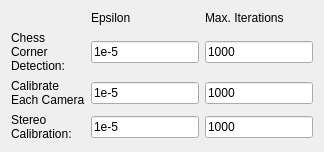
        <widget class="QWidget" name="tab">
         <attribute name="title">
          <string>Opt. Stop Crit.</string>
         </attribute>
         <layout class="QGridLayout" name="gridLayout_4">
          <item row="2" column="1">
           <widget class="QLineEdit" name="camera_criteria_eps">
            <property name="text">
             <string>1e-5</string>
            </property>
           </widget>
          </item>
          <item row="1" column="2">
           <widget class="QLineEdit" name="corner_criteria_its">
            <property name="text">
             <string>1000</string>
            </property>
           </widget>
          </item>
          <item row="1" column="0">
           <widget class="QLabel" name="label_26">
            <property name="text">
             <string>Chess
Corner
Detection:</string>
            </property>
           </widget>
          </item>
          <item row="0" column="1">
           <widget class="QLabel" name="label_28">
            <property name="text">
             <string>Epsilon</string>
            </property>
           </widget>
          </item>
          <item row="3" column="2">
           <widget class="QLineEdit" name="stereocalib_criteria_its">
            <property name="text">
             <string>1000</string>
            </property>
           </widget>
          </item>
          <item row="3" column="1">
           <widget class="QLineEdit" name="stereocalib_criteria_eps">
            <property name="text">
             <string>1e-5</string>
            </property>
           </widget>
          </item>
          <item row="2" column="0">
           <widget class="QLabel" name="label_6">
            <property name="text">
             <string>Calibrate 
Each Camera</string>
            </property>
           </widget>
          </item>
          <item row="0" column="2">
           <widget class="QLabel" name="label_27">
            <property name="text">
             <string>Max. Iterations</string>
            </property>
           </widget>
          </item>
          <item row="1" column="1">
           <widget class="QLineEdit" name="corner_criteria_eps">
            <property name="text">
             <string>1e-5</string>
            </property>
           </widget>
          </item>
          <item row="2" column="2">
           <widget class="QLineEdit" name="camera_criteria_its">
            <property name="text">
             <string>1000</string>
            </property>
           </widget>
          </item>
          <item row="3" column="0">
           <widget class="QLabel" name="label_9">
            <property name="text">
             <string>Stereo 
Calibration:</string>
            </property>
           </widget>
          </item>
         </layout>
        </widget>
